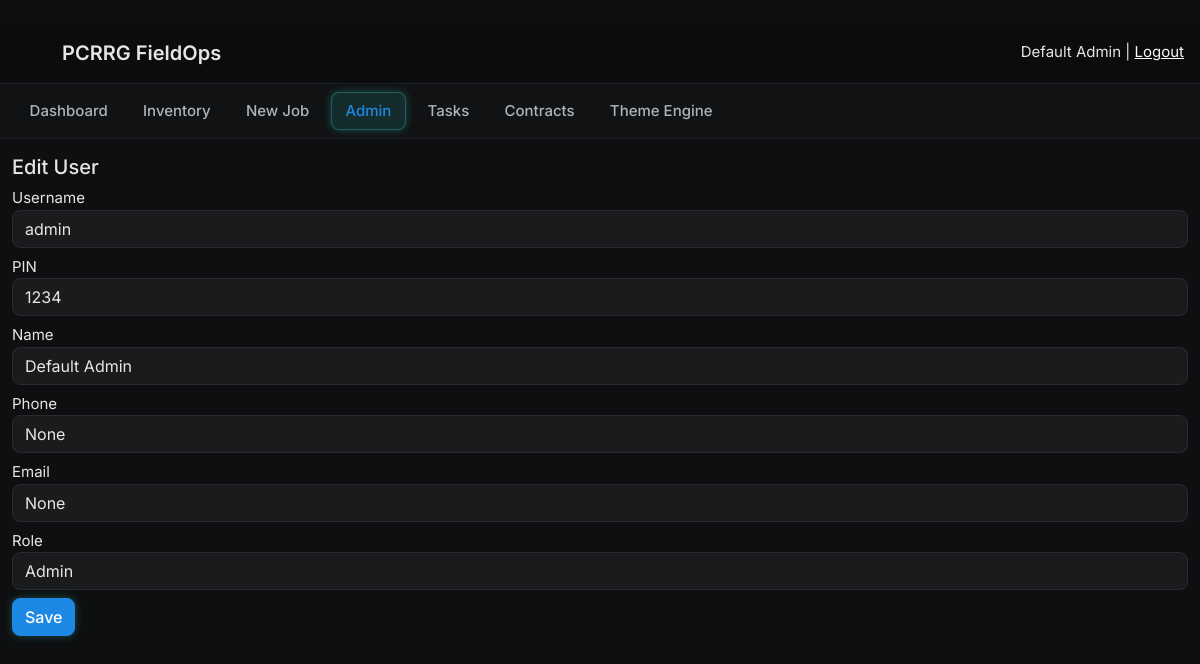
Page /admin/users/1/edit (signed in) on the earlier database version.
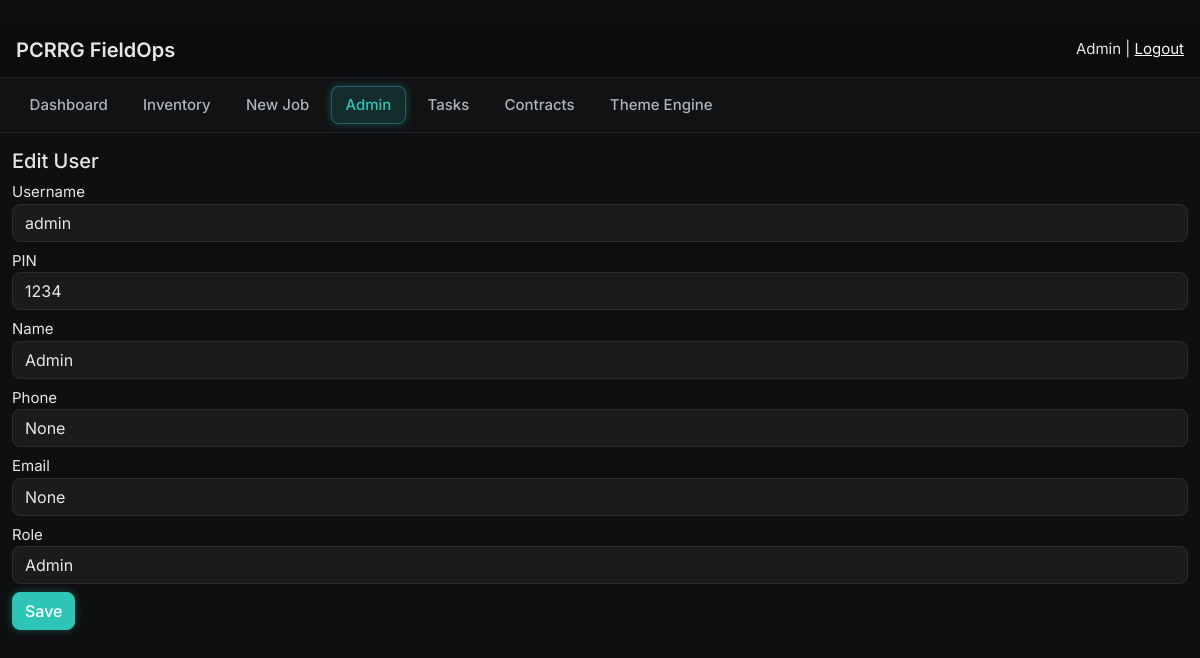
Same page on the later database version.
### app.py (models this page shows, shortened)
class ThemeSettings(db.Model):
    id = db.Column(db.Integer, primary_key=True)
    primary_color = db.Column(db.String(32), default="#1E88E5")
    secondary_color = db.Column(db.String(32), default="#FFC107")
    logo_url = db.Column(db.String(255), default="/static/logo.png")

class User(UserMixin, db.Model):
    id = db.Column(db.Integer, primary_key=True)
    username = db.Column(db.String(80), unique=True, nullable=False)
    pin = db.Column(db.String(16), nullable=False)
    name = db.Column(db.String(255))
    phone = db.Column(db.String(50))
    email = db.Column(db.String(255))
    role = db.Column(db.String(50), default='tech')

### app.py (the view, shortened to what this page needs)
@app.route('/admin/users/<int:user_id>/edit', methods=['GET', 'POST'])
@login_required
def admin_users_edit(user_id):
    if not is_admin():
        flash('Admins only.')
        return redirect(url_for('dashboard'))
    user = User.query.get_or_404(user_id)
    return render_template('admin_users_edit.html', user=user)

### app.py (called while the page is built)
@login_manager.user_loader
def load_user(user_id):
    return User.query.get(int(user_id))

def is_admin():
    return current_user.is_authenticated and getattr(current_user, 'role', '') == 'admin'

@app.context_processor
def inject_globals():
    theme = ThemeSettings.query.first()
    return {'is_admin': is_admin(), 'current_user': current_user, 'theme': theme}

@app.context_processor
def inject_theme():
    try:
        return {"t": load_theme()}
    except Exception:
        return {"t": {}}

@app.context_processor
def inject_globals():
    theme = ThemeSettings.query.first()
    return {
        "is_admin": is_admin(),
        "current_user": current_user,
        "theme": theme,
        "user_has_permission": user_has_permission,
    }

### plus/ui.py (called while the page is built, shortened)
def load_plus_config():
    with open(PLUS_CONFIG_PATH, 'r', encoding='utf-8') as f:
        return json.load(f)

@app.context_processor
def inject_plus():
    return { "plus_ui": load_plus_config() }

### templates/admin_users_edit.html (shortened to what this page needs)
﻿{% extends 'base.html' %}
{% block content %}
<h2>{{ 'New User' if not user else 'Edit User' }}</h2>
<form method="post">
  <div class="mb-2"><label>Username</label><input name="username" class="form-control" value="{{ user.username if user else '' }}"></div>
  <div class="mb-2"><label>PIN</label><input name="pin" class="form-control" value="{{ user.pin if user else '' }}"></div>
  <div class="mb-2"><label>Name</label><input name="name" class="form-control" value="{{ user.name if user else '' }}"></div>
  <div class="mb-2"><label>Phone</label><input name="phone" class="form-control" value="{{ user.phone if user else '' }}"></div>
  <div class="mb-2"><label>Email</label><input name="email" class="form-control" value="{{ user.email if user else '' }}"></div>
  <div class="mb-2">
    <label>Role</label>
    <select name="role" class="form-select">
      <option value="admin" {% if user and user.role=='admin' %}selected{% endif %}>Admin</option>
    </select>
  </div>
  <button class="btn btn-primary">Save</button>
</form>
{% endblock %}

### templates/base.html (shortened to what this page needs)
<html lang="en">
<head>
  <link href="https://cdn.jsdelivr.net/npm/bootstrap@5.3.3/dist/css/bootstrap.min.css" rel="stylesheet">
</head>
<body>
<div class="topbar">
  <div class="topbar-logo">
    {% if theme and theme.logo_url %}
      <img src="{{ theme.logo_url }}">
    {% endif %}
    PCRRG FieldOps
  </div>
  <div>
    {{ current_user.name or current_user.username }} |
    <a href="{{ url_for('logout') }}" class="text-light">Logout</a>
  </div>
</div>
<div class="app-nav">
  <a href="{{ url_for('dashboard') }}" class="{% if request.endpoint=='dashboard' %}active{% endif %}">
    Dashboard
  </a>
  <a href="{{ url_for('inventory_list') }}" class="{% if 'inventory' in request.endpoint %}active{% endif %}">
    Inventory
  </a>
  <a href="{{ url_for('new_job') }}" class="{% if request.endpoint=='new_job' %}active{% endif %}">
    New Job
  </a>
  {% if is_admin %}
    <a href="{{ url_for('admin_home') }}" class="{% if 'admin' in request.endpoint %}active{% endif %}">
      Admin
    </a>
    <a href="{{ url_for('admin_task_templates') }}" class="{% if 'task' in request.endpoint %}active{% endif %}">Tasks</a>
    <a href="{{ url_for('manage_contracts') }}" class="{% if 'contract' in request.endpoint %}active{% endif %}">Contracts</a>
    <a href="{{ url_for('theme.theme_admin') }}" class="{% if 'theme' in request.endpoint %}active{% endif %}">Theme Engine</a>
  {% endif %}
</div>
<div class="container-fluid mt-3">
  {% block content %}{% endblock %}
</div>
</body>
</html>

Differences in the rows shown:
removed ThemeSettings: logo_url (picture)
changed User "Admin": name "Default Admin" → "Admin"
